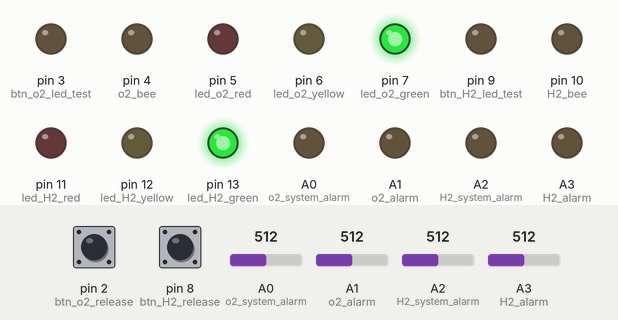
A sketch run on a simulated Arduino Uno, built with avr-gcc and run on an emulated ATmega328P. Parts: output pins drawn as LEDs (lit = HIGH). The inputs (shaded band) are chosen by the test bench; at power-on: A0 (o2_system_alarm) = 512, A2 (H2_system_alarm) = 512, A1 (o2_alarm) = 512, pin 2 (btn_o2_release) LOW, pin 8 (btn_H2_release) LOW, A3 (H2_alarm) = 512.

Above: at 1.2 s.
1.3 s: A0 (o2_system_alarm) set to 523
At 2.5 s:
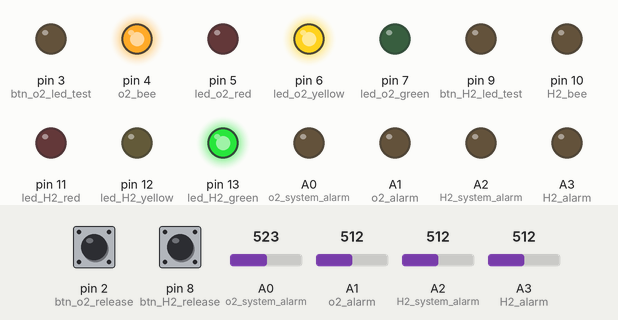
2.8 s: A2 (H2_system_alarm) set to 528
At 3.8 s:
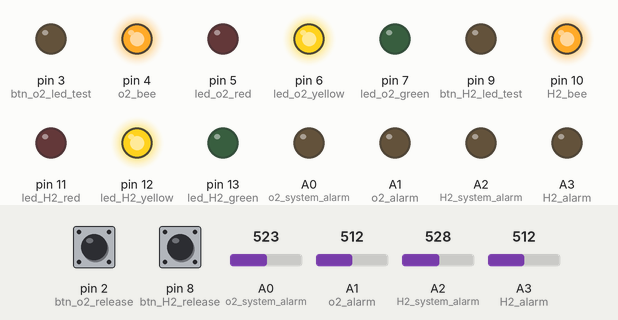
4.3 s: A0 (o2_system_alarm) set to 502
At 4.9 s:
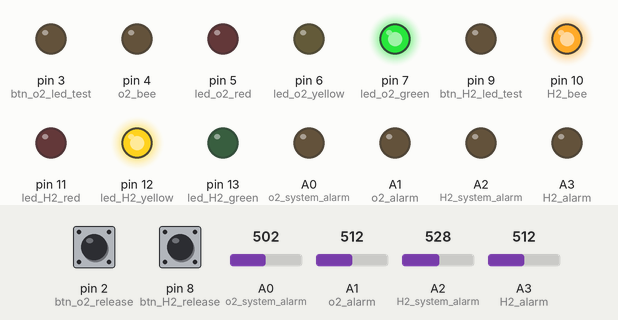
5.8 s: A1 (o2_alarm) set to 530
At 6.1 s:
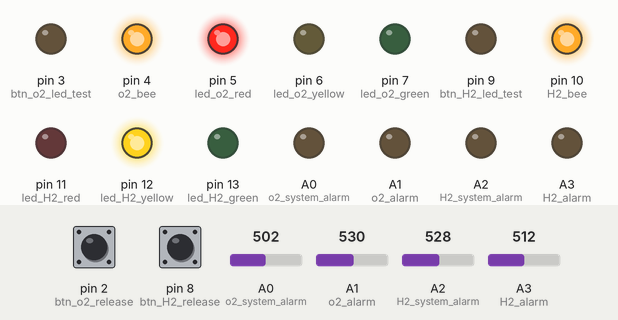
7.3 s: pin 2 (btn_o2_release) pulled HIGH for 0.15 s
At 8.4 s:
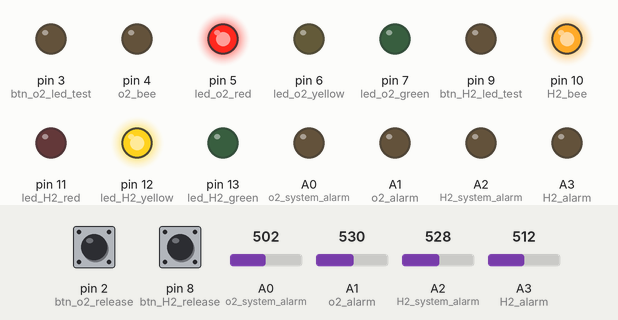
8.9 s: pin 8 (btn_H2_release) pulled HIGH for 0.15 s
At 9.6 s:
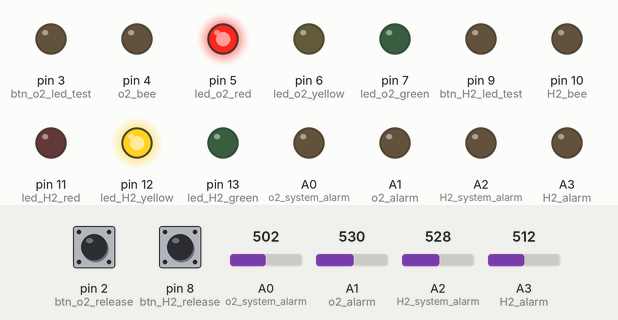
Timing chart, 0 to 11.5 s (numbered marks = the images above; inputs shaded):
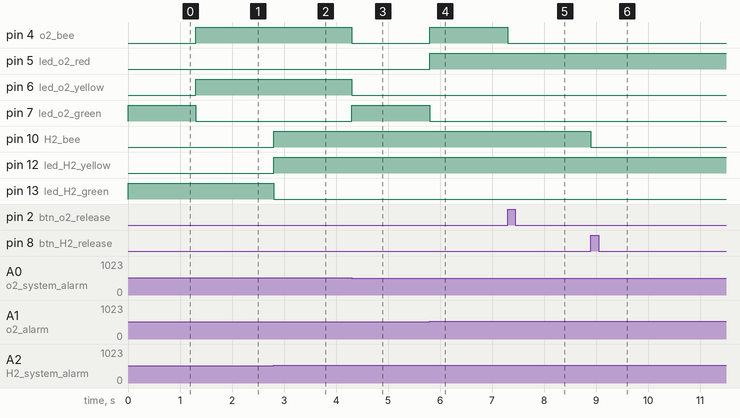

Measured:
- the behaviour switches between 512 and 513 on A0 (o2_system_alarm) (found by bisection; images 0 and 1)
- the behaviour switches between 512 and 513 on A2 (H2_system_alarm) (found by bisection; images 1 and 2)
- the behaviour switches between 512 and 513 on A1 (o2_alarm) (found by bisection; images 3 and 4)
- after the input at 1.3 s, pin 4 (o2_bee), pin 6 (led_o2_yellow): LOW → HIGH at once; pin 7 (led_o2_green): HIGH → LOW at once
- after the input at 2.8 s, pin 10 (H2_bee), pin 12 (led_H2_yellow): LOW → HIGH at once; pin 13 (led_H2_green): HIGH → LOW at once
- after the input at 4.3 s, pin 4 (o2_bee), pin 6 (led_o2_yellow): HIGH → LOW at once; pin 7 (led_o2_green): LOW → HIGH at once
- after the input at 5.8 s, pin 4 (o2_bee), pin 5 (led_o2_red): LOW → HIGH at once; pin 7 (led_o2_green): HIGH → LOW at once
- after the input at 7.3 s, pin 4 (o2_bee): HIGH → LOW at once
- after the input at 8.9 s, pin 10 (H2_bee): HIGH → LOW at once

The sketch:

__O2H2____.ino
```cpp
/*亞東路竹新廠 室外O2H2偵測控制箱體
 * 20220704
 *
 *20220712
 *更改前:警報時不能解除蜂鳴BUG。
 *更改後:警報後可以解除蜂鳴
 */
 //o2系統異常
const int o2_system_alarm = A0;
//o2測值異常
const int o2_alarm = A1;
//o2蜂鳴解除
const int btn_o2_release = 2;
//o2測試鈕
const int btn_o2_led_test = 3;
//o2蜂鳴器
const int o2_bee = 4;
//o2紅(測值)
const int led_o2_red = 5;
//o2黃(系統)
const int led_o2_yellow = 6;
//o2綠
const int led_o2_green = 7;
//H2系統異常
const int H2_system_alarm = A2;
//H2測值異常
const int H2_alarm = A3;
//H2蜂鳴解除
const int btn_H2_release = 8;
//H2測試鈕
const int btn_H2_led_test = 9;
//H2蜂鳴器
const int H2_bee = 10;
//H2紅(測值)
const int led_H2_red = 11;
//H2黃(系統)
const int led_H2_yellow = 12;
//H2綠
const int led_H2_green = 13;
/*  測試鈕                 btn_o2_led_test(1)     3
    蜂鳴解除                btn_o2_release(1)     2
    系統異常訊號            o2_system_alarm(1)     A2
    測值異常                o2_alarm(1)    A3*/
    /* 綠 黃(系統) 紅(測值)蜂鳴器
              1    1     1     1*/
int o2_s1 = 0;
int H2_s1 = 0;
bool o2b =false;
bool H2b = false;

void setup() {

    //Serial.begin(9600);
    pinMode(H2_alarm, INPUT);
    pinMode(H2_system_alarm, INPUT);
    pinMode(o2_alarm, INPUT);
    pinMode(o2_system_alarm, INPUT);
    pinMode(btn_H2_release, INPUT);
    pinMode(btn_H2_led_test, INPUT);
    pinMode(btn_o2_release, INPUT);
    pinMode(btn_o2_led_test, INPUT);

    pinMode(H2_bee, OUTPUT);
    pinMode(o2_bee, OUTPUT);

    pinMode(led_o2_red, OUTPUT);
    pinMode(led_o2_green, OUTPUT);
    pinMode(led_o2_yellow, OUTPUT);
    pinMode(led_H2_red, OUTPUT);
    pinMode(led_H2_green, OUTPUT);
    pinMode(led_H2_yellow, OUTPUT);

    analogWrite(btn_o2_led_test, 0);//需要初始化不然電壓不穩定
    analogWrite(btn_H2_led_test, 0);//需要初始化不然電壓不穩定
    analogWrite(H2_alarm, 0);//需要初始化不然電壓不穩定
    analogWrite(o2_alarm, 0);//需要初始化不然電壓不穩定
    analogWrite(H2_system_alarm, 0);
    analogWrite(o2_system_alarm, 0);

    digitalWrite(o2_bee, LOW);
    digitalWrite(led_o2_green, LOW);
    digitalWrite(led_o2_red, LOW);
    digitalWrite(led_o2_yellow, LOW);


    digitalWrite(H2_bee, LOW);
    digitalWrite(led_H2_green, LOW);
    digitalWrite(led_H2_red, LOW);
    digitalWrite(led_H2_yellow, LOW);

}

void loop() {


    if (digitalRead(btn_o2_led_test) == HIGH)//測試鈕
    {
        /* 綠 黃(系統) 紅(測值)蜂鳴器
         1     1     1     1*/
        o2_s1 = 15;
        //Serial.println("/if (digitalRead( btn_o2_led_test)==HIGH)//測試鈕");

    }
    else if (analogRead(o2_system_alarm) > 512)//系統異常訊號
    {
        if (digitalRead(btn_o2_release) == HIGH)//測值異常蜂鳴解除
        {
            //Serial.println("if (digitalRead(btn_o2_release)==HIGH)//測值異常蜂鳴解除 ");
            o2b = true;

        }
        if (o2b == true)
        {
            o2_s1 = 4;
        }
        else
        {
            o2_s1 = 5;
        }
    }
    else if (analogRead(o2_alarm) > 512)//測值異常
    {

        if (digitalRead(btn_o2_release) == HIGH)//測值異常蜂鳴解除
        {
            //Serial.println("if (digitalRead(btn_o2_release)==HIGH)//測值異常蜂鳴解除 ");
            o2b = true;

        }
        if (o2b==true)
        {
            o2_s1 = 2;
        }
        else
        {
            o2_s1 = 3;
        }

        //Serial.println("if (analogRead(o2_alarm) > 512)//測值異常");
    }
    else
    {
        o2b = false;
        o2_s1 = 8;
    }
    //Serial.println("o2_test: ");
    //Serial.println(digitalRead(btn_o2_led_test));
    //Serial.println("o2_release: ");
    //Serial.println(digitalRead(btn_o2_release));
    //Serial.println("o2_system: ");
    //Serial.println(analogRead(o2_system_alarm));
    //Serial.println("o2_alarm: ");
    //Serial.println(analogRead(o2_alarm));
    //Serial.println("o2_s1");
    //Serial.println(o2_s1);

    switch (o2_s1)
    {
        //Serial.println("switch");
    case 15:
        LED_control_o2(HIGH, HIGH, HIGH, HIGH);//測試鈕
        break; //Serial.println("LED_control_o2(HIGH, HIGH, HIGH, HIGH);//測試鈕");
    case 5:
        LED_control_o2(LOW, HIGH, LOW, HIGH);//系統異常訊號
        break;
    case 3:
        LED_control_o2(LOW, LOW, HIGH, HIGH);//測值異常
        break;
    case 4:
        LED_control_o2(LOW, HIGH, LOW, LOW);//系統異常蜂鳴解除
        break;
    case 2:
        LED_control_o2(LOW, LOW, HIGH, LOW);//測值異常蜂鳴解除
        break;
    case 8:
        LED_control_o2(HIGH, LOW, LOW, LOW);//恢復正常
        break;
    };

    //=========================================================================
    if (digitalRead(btn_H2_led_test) == HIGH)//測試鈕
    {
        /* 綠 黃(系統) 紅(測值)蜂鳴器
         1     1     1     1*/
        H2_s1 = 15;
        //Serial.println("/if (digitalRead( btn_H2_led_test)==HIGH)//測試鈕");

    }
    else if (analogRead(H2_system_alarm) > 512)//系統異常訊號
    {
        if (digitalRead(btn_H2_release) == HIGH)//測值異常蜂鳴解除
        {
            //Serial.println("if (digitalRead(btn_H2_release)==HIGH)//測值異常蜂鳴解除 ");
            H2b = true;

        }
        if (H2b == true)
        {
            H2_s1 = 4;
        }
        else
        {
            H2_s1 = 5;
        }
    }
    else if (analogRead(H2_alarm) > 512)//測值異常
    {

        if (digitalRead(btn_H2_release) == HIGH)//測值異常蜂鳴解除
        {
            //Serial.println("if (digitalRead(btn_H2_release)==HIGH)//測值異常蜂鳴解除 ");
            H2b = true;

        }
        if (H2b == true)
        {
            H2_s1 = 2;
        }
        else
        {
            H2_s1 = 3;
        }

        //Serial.println("if (analogRead(H2_alarm) > 512)//測值異常");
    }
    else
    {
        H2b = false;
        H2_s1 = 8;
    }
    //Serial.println("H2_test: ");
    //Serial.println(digitalRead(btn_H2_led_test));
    //Serial.println("H2_release: ");
    //Serial.println(digitalRead(btn_H2_release));
    //Serial.println("H2_system: ");
    //Serial.println(analogRead(H2_system_alarm));
    //Serial.println("H2_alarm: ");
    //Serial.println(analogRead(H2_alarm));
    //Serial.println("H2_s1");
    //Serial.println(H2_s1);

    switch (H2_s1)
    {
        //Serial.println("switch");
    case 15:
        LED_control_H2(HIGH, HIGH, HIGH, HIGH);//測試鈕
        break; //Serial.println("LED_control_H2(HIGH, HIGH, HIGH, HIGH);//測試鈕");
    case 5:
        LED_control_H2(LOW, HIGH, LOW, HIGH);//系統異常訊號
        break;
    case 3:
        LED_control_H2(LOW, LOW, HIGH, HIGH);//測值異常
        break;
    case 4:
        LED_control_H2(LOW, HIGH, LOW, LOW);//系統異常蜂鳴解除
        break;
    case 2:
        LED_control_H2(LOW, LOW, HIGH, LOW);//測值異常蜂鳴解除
        break;
    case 8:
        LED_control_H2(HIGH, LOW, LOW, LOW);//恢復正常
        break;
    };


}
//綠 黃(系統) 紅(測值)蜂鳴器
void LED_control_o2(word o2_1, word o2_2, word o2_3, word o2_4)
{
    o2_green(o2_1);
    o2_alarm_yellow(o2_2);
    o2_alarm_red(o2_3);
    o2_alarm_bee(o2_4);

}
void o2_green(word y1)
{
    digitalWrite(led_o2_green, y1);
}
void o2_alarm_yellow(word y2)
{
    digitalWrite(led_o2_yellow, y2);
}
void o2_alarm_red(word y3)
{
    digitalWrite(led_o2_red, y3);
}
void o2_alarm_bee(word y4)
{
    digitalWrite(o2_bee, y4);
}

void LED_control_H2(word H2_1, word H2_2, word H2_3, word H2_4)
{
    H2_green(H2_1);
    H2_alarm_yellow(H2_2);
    H2_alarm_red(H2_3);
    H2_alarm_bee(H2_4);

}
void H2_green(word x1)
{
    digitalWrite(led_H2_green, x1);
}
void H2_alarm_yellow(word x2)
{
    digitalWrite(led_H2_yellow, x2);
}
void H2_alarm_red(word x3)
{
    digitalWrite(led_H2_red, x3);
}
void H2_alarm_bee(word x4)
{
    digitalWrite(H2_bee, x4);
}
```
